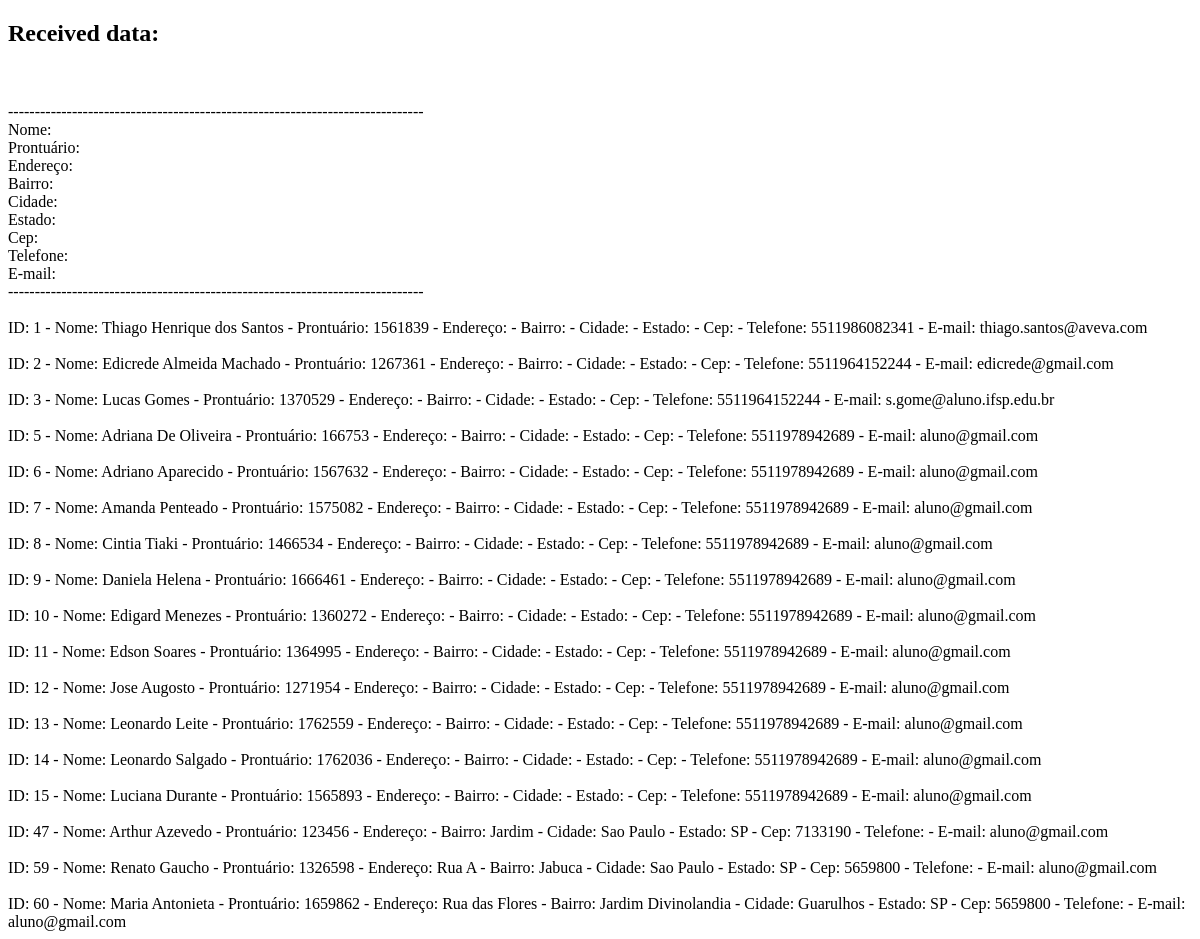
The page /aluno.php on the database as committed earlier.
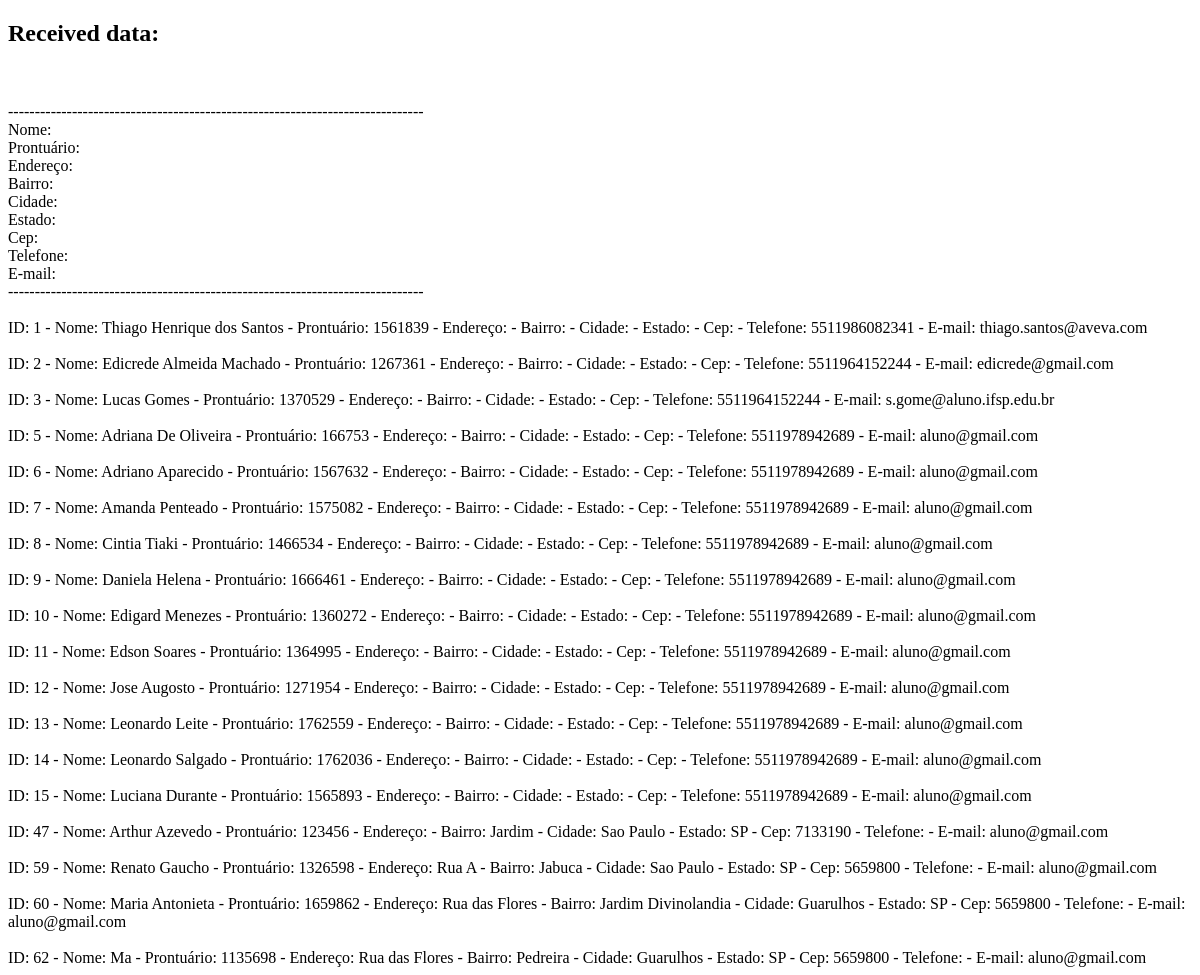
The same page on the database as committed later.
### tables this page shows
CREATE TABLE `aluno` (
  `id` int(11) NOT NULL AUTO_INCREMENT,
  `nome` varchar(50) NOT NULL,
  `prontuario` char(7) NOT NULL,
  `telefone` char(13) NOT NULL,
  `email` varchar(50) DEFAULT NULL,
  `endereco` varchar(60) DEFAULT NULL,
  `bairro` varchar(30) DEFAULT NULL,
  `cidade` varchar(30) DEFAULT NULL,
  `estado` varchar(2) DEFAULT NULL,
  `cep` int(11) DEFAULT NULL,
  PRIMARY KEY (`id`),
  UNIQUE KEY `prontuario` (`prontuario`)
);

### aluno.php (the view, shortened to what this page needs)
<!DOCTYPE html>
<html>
<head>
</head>
<body>
	<?php
	$nome = $_POST['nome'];
	$prontuario = $_POST['prontuario'];
	$end  = $_POST['endereco'];
	$bairro  = $_POST['bairro'];
	$cidade  = $_POST['cidade'];
	$estado = $_POST['estado'];
	$cep  = $_POST['cep'];
	$telefone  = $_POST['fone'];
	$email = $_POST['email'];
	echo "<h2>Received data:</h2> <br>";
	echo "<br>------------------------------------------------------------------------------<br>";
	echo "Nome: " . $nome;
	echo "<br>";
	echo "Prontuário: " . $prontuario;
	echo "<br>";
	echo "Endereço: " . $end;
	echo "<br>";
	echo "Bairro: " . $bairro;
	echo "<br>";
	echo "Cidade: " . $cidade;
	echo "<br>";
	echo "Estado: " . $estado;
	echo "<br>";
	echo "Cep: " . $cep;
	echo "<br>";
	echo "Telefone: " . $telefone;
	echo "<br>";
	echo "E-mail: " . $email;
	echo "<br>------------------------------------------------------------------------------<br>";
	$servername = "localhost";
	$username = "root";
	$password = "ILoveJava#1";
	$dbname = "escola";
	$conn = new mysqli($servername, $username, $password, $dbname);
	$sql = "SELECT * FROM aluno";
	$result = $conn->query($sql);
	if ($result->num_rows > 0) {
		while($row = $result->fetch_assoc()) {
			echo "<br> ID: ". $row["id"]. " - Nome: ". $row["nome"]. " - Prontuário: " . $row["prontuario"] . " - Endereço: " . $row["endereco"] . " - Bairro: " . $row["bairro"]. " - Cidade: " . $row["cidade"]. " - Estado: " . $row["estado"]." - Cep: " . $row["cep"]. " - Telefone: " . $row["telefone"] . " - E-mail: " . $row["email"] . "<br>";
		}
	} else {
		echo "0 results";
	}
	?>
</body>
</html>

Rows that differ between the two databases and show on the page:
added aluno: id "62", nome "Ma", prontuario "1135698", endereco "Rua das Flores", bairro "Pedreira", cidade "Guarulhos", estado "SP", cep "5659800", email "aluno@gmail.com"
